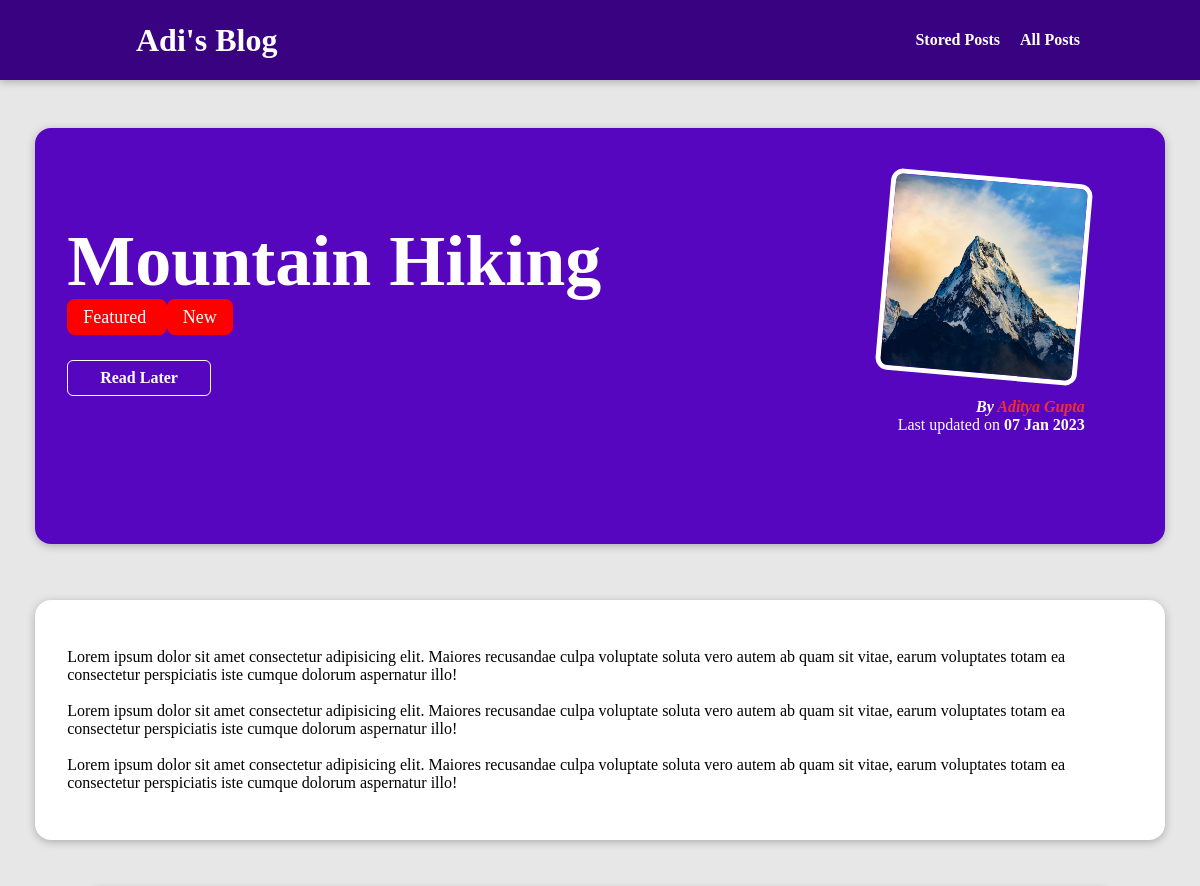
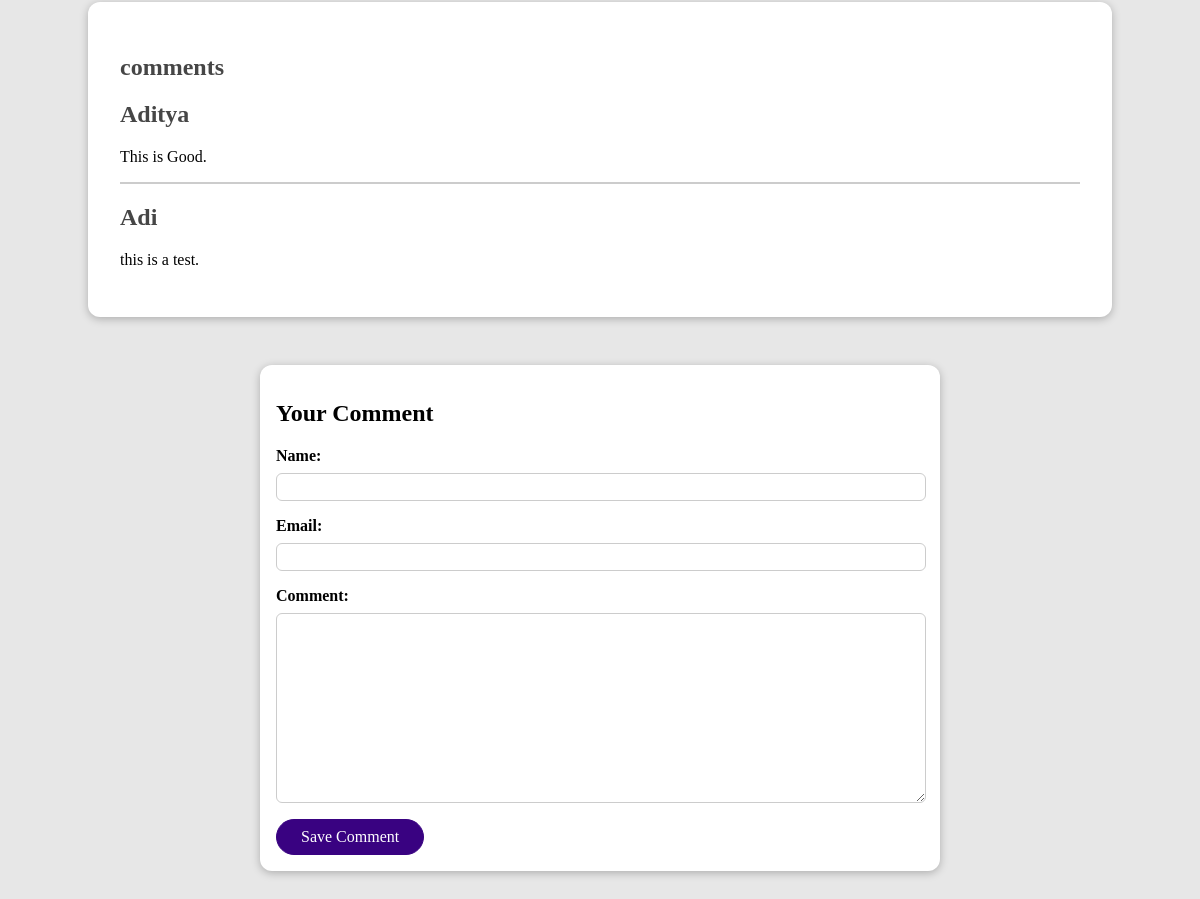
The page /posts/hike-in-the-mountains on the database its author committed (2 pictures, top to bottom).
### blog/models.py (models this page shows, shortened)
class Post(models.Model):
    title = models.CharField(max_length=150)
    excerpt = models.CharField(max_length=1000)
    image = models.ImageField(upload_to="posts",null=True)
    date = models.DateField(auto_now=True)
    slug = models.SlugField(unique=True, db_index=True)
    content = models.TextField(validators=[MinLengthValidator(10)])
    author =models.ForeignKey(Author, on_delete= models.SET_NULL,related_name="posts",null=True)
    tags = models.ManyToManyField(Tag)

class Tag(models.Model):
    caption = models.CharField(max_length=20)
    def __str__(self):
        return self.caption

class Author(models.Model):
    first_name = models.CharField(max_length=150)
    last_name = models.CharField(max_length=150)
    email_id = models.EmailField(max_length=254)
    def full_name(self):
        return f"{self.first_name} {self.last_name}"
    def __str__(self):
        return self.full_name()

class Comment(models.Model):
    user_name= models.CharField(max_length=120)
    user_email = models.EmailField()
    text=models.TextField(max_length=400)
    post=models.ForeignKey(Post,on_delete=models.CASCADE,related_name="comments")

### blog/views.py (the view, shortened to what this page needs)
# urls.py: path("posts/<slug:slug>", views.SinglePostView.as_view(), name="post-detail"),
class SinglePostView(View):
    def is_stored_post(self,request,post_id):
        stored_posts=request.session.get("stored_posts")
        if stored_posts is not None:
            is_saved_for_later=post_id  in stored_posts
        else:
            is_saved_for_later=False
        return  is_saved_for_later
    def get(self,request,slug):
        post=Post.objects.get(slug=slug)
        context={
            "post":post,
            "post_tag":post.tags.all(),
            "comment_form":CommentForm(),
            "comments":post.comments.all().order_by("-id"),
            "saved_for_later": self.is_stored_post(request,post.id)
        }
        return render(request, "blog/post-detail.html", context)

### blog/forms.py
class CommentForm(forms.ModelForm):
    class Meta:
        model=Comment
        exclude = ["post"]
        labels={
            "user_name":"Name",
            "user_email":"Email",
            "text":"Comment"
        }
        error_messages = {
            "user_name":{
                "required":"Your name can't be blank",
                "max_length":"Please enter a shoter name"
            }
        }

### blog/templates/blog/post-detail.html (shortened to what this page needs)
{% extends "base.html" %}
{% load static %}
{% block css_files %}
<link rel="stylesheet" href="{% static "blog/post-detail.css"%}" />
{% endblock css_files %}
{% block content %}
  <section id="summary">
    <h2>{{post.title}}
    </h2>
    <div>
      {% for tag in post_tag %}
      <span class="tag"> {{tag}} </span>
      {% endfor %}
    </div>
    <div id="read-later">
      <form action="{% url "read-later" %}" method="POST">
      <button>
        {% if saved_for_later %}
        Remove from "Read Later" List
        {% else %}
        Read Later
        {% endif%}
      </button>
      </form>
    </div>
    <article>
        <img src="{{post.image.url}}" alt="{{post.title}}" />
        <address>By <a href="mailto: {{post.author.email_id}} " >{{post.author}} </a></address>
        <div>
            Last updated on <time>{{post.date|date:"d M Y"}}</time>
        </div>
    </article>
  </section>
  <main>
    {{post.content|linebreaks}}
  </main>
  <section id="comments">
    <h2>comments</h2>
    <ul>
      {% for comment in comments %}
        <li>
          <h2>{{ comment.user_name }}</h2>
          <p>{{ comment.text|linebreaks }}</p>
        </li>
      {% endfor %}
    </ul>
  </section>
  <section id="comment-form">
    <h2>Your Comment</h2>
    <form action= "{% url "post-detail" post.slug %}" method="POST">
      {% for form_field  in comment_form %}
      <div class="form-control {%if form_field.errors%}invalid{%endif%} ">
        {{form_field.label_tag}}
        {{form_field}}
      </div>
      {% endfor %}
      <button>Save Comment</button>
    </form>
  </section>
{% endblock content %}

### templates/base.html (shortened to what this page needs)
{% load static %}
<!DOCTYPE html>
<html lang="en">
<head>
    {% block css_files %}{% endblock  %}
</head>
<body>
    <header id="main-navigation">
        <h1><a href="{% url "starting-page"%}">Adi's Blog</a></h1>
        <nav>
            <a href="{% url "read-later" %}">Stored Posts</a>
            <a href="{% url "allposts" %}">All Posts</a>
        </nav>
    </header>
    {% block content %}
    {% endblock %}
</body>
</html>

### blog/static/blog/post-detail.css (style rules this page uses)
body { background-color: #e7e7e7; }
#main-navigation { width:80%; height:5rem; display:flex; justify-content: space-between; flex-wrap: wrap; align-items: center; padding: 0 10%; position: absolute; top: 0; left: 0; }
#main-navigation a { text-decoration: none; color: white; font-weight: bold; margin-left: 1rem; }
#main-navigation { background-color: #390281; box-shadow: 0 2px 8px rgba(0,0,0,0.25); }
#summary { margin: 8rem auto 3rem auto; padding: 2rem; width: 90%; max-width: 90rem; border-radius: 16px; background-color: #5706c0; position:relative ; box-shadow: 0 2px 8px rgba(0,0,0,0.25); height: 22rem; }
#summary h2 { color: white; font-size: 4.5rem; margin-bottom: 0.25rem; }
#summary article { position: absolute; top: 2rem; right: 3rem; padding: 1rem 2rem; border-radius: 12px; text-align: right; color: white; }
#summary article img { width: 12rem; height: 12rem; border-radius: 12px; transform: rotateZ(5deg); border: 5px solid white; margin-bottom: 1rem; }
#summary address { font-weight: bold; }
#summary a { color: rgb(241, 46, 46); text-decoration: none; }
#summary time { font-weight: bold; }
#read-later { margin: 2rem 0; }
#read-later button { background-color: transparent; border: 1px solid white; padding: 0.5rem 2rem; font: inherit; color: white; cursor: pointer; border-radius: 6px; font-weight: bold; }
main { margin: 3.5rem auto 3rem auto; padding: 2rem; width: 90%; max-width: 90rem; border-radius: 16px; background-color:white; position:relative ; box-shadow: 0 2px 8px rgba(0,0,0,0.25); }
.tag { background-color: red; color: white; padding: 0.5rem 1rem; border-radius: 8px; font-size: large; }
#comment-form { margin: 3rem auto; width: 90%; max-width: 40rem; border-radius: 12px; background-color: white; box-shadow: 0 2px 8px rgba(0,0,0,0.25); padding: 1rem; padding-right: 1.5rem; }
.form-control { margin-bottom: 1rem; }
#comment-form button { font:inherit; background-color: #390281; color: white; border: 1px solid #390281; padding: 0.5rem 1.5rem; border-radius: 6rem; cursor: pointer; }
.form-control label { font-weight: bold; margin-bottom: 0.5rem; display: block; }
.form-control input, .form-control textarea { display: block; width: 100%; font: inherit; padding: 0.25rem; border-radius: 6px; border: 1px solid #ccc; }
#comments { margin: 3rem auto; width: 90%; max-width: 60rem; border-radius: 12px; background-color: white; box-shadow: 0 2px 8px rgba(0,0,0,0.25); padding: 2rem; }
#comments ul { list-style: none; margin: 0; padding: 0; }
#comments li { margin-bottom: 1rem; border-bottom: 2px solid #ccc; }
#comments li:last-of-type { border-bottom: none; }
#comments h2 { color: #464646; }

### rows shown on the page
Post: title "Mountain Hiking", image (picture), author "Aditya Gupta", date "07 Jan 2023", content "Lorem ipsum dolor sit amet consectetur adipisicing elit. Maiores recusandae culpa voluptate soluta vero autem ab quam sit vitae, earum voluptates totam ea consectetur perspiciatis iste cumque dolorum aspernatur illo! Lorem ipsum dolor sit amet consectetur adipisicing elit. Maiores recusandae culpa voluptate soluta vero autem ab quam sit vitae, earum voluptates totam ea consectetur perspiciatis iste cumque dolorum aspernatur illo! Lorem ipsum dolor sit amet consectetur adipisicing elit. Maiores recusandae culpa voluptate soluta vero autem ab quam sit vitae, earum voluptates totam ea consectetur perspiciatis iste cumque dolorum aspernatur illo!"
Tag: caption "Featured"
Tag: caption "New"
Comment: user_name "Aditya", text "This is Good."
Comment: user_name "Adi", text "this is a test."
